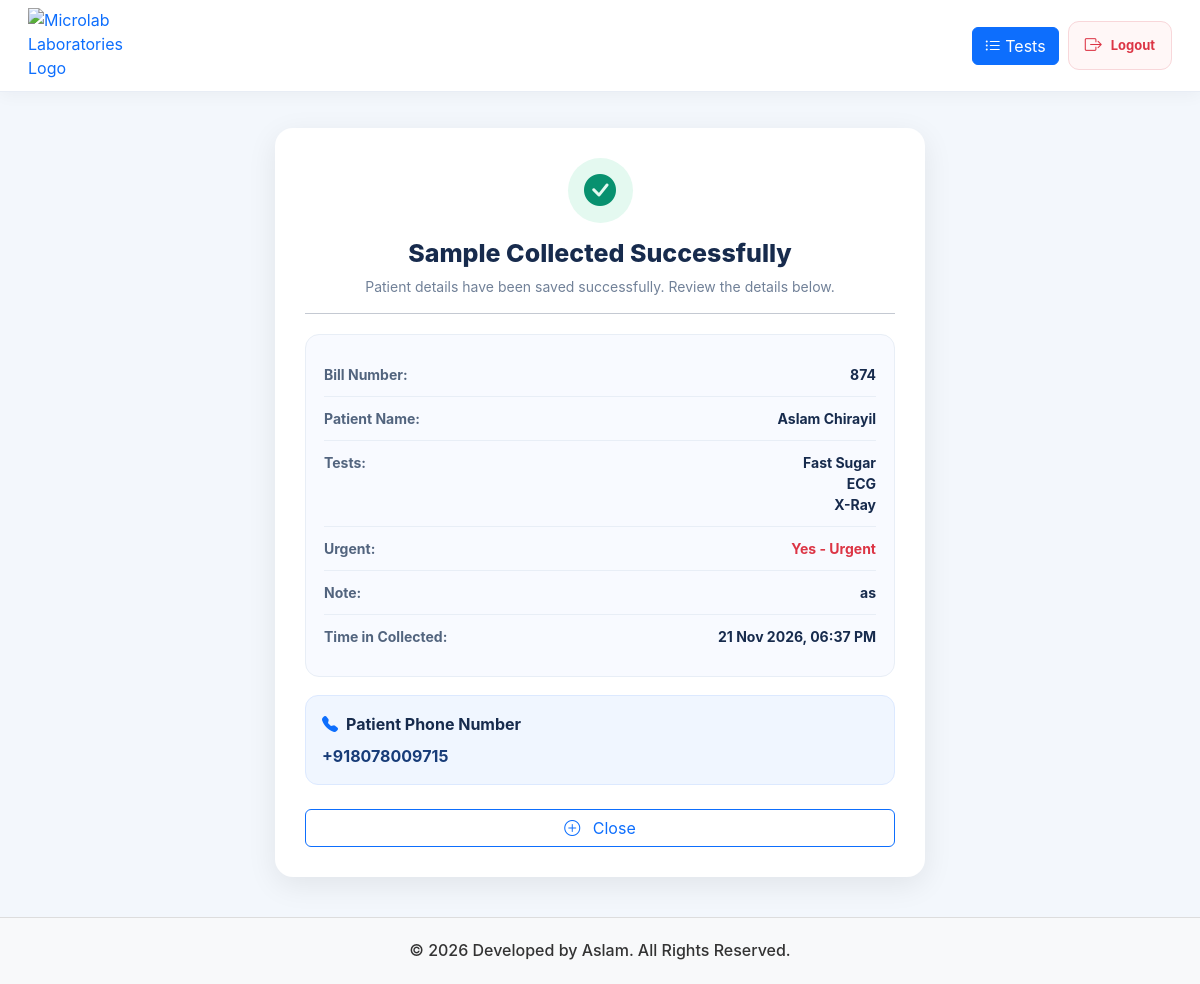
Page /bill-confirmation/1/ (signed in) on the committed database.
### time_app/models.py (models this page shows)
class Collection(models.Model):
    branch=models.ForeignKey(tbl_Branch, on_delete=models.CASCADE,null=True)
    patient_name = models.CharField(max_length=150)
    lab_number = models.CharField(max_length=50)
    phone = models.CharField(max_length=20, blank=True)
    purpose = models.TextField()
    urgent = models.BooleanField(default=False)
    note = models.CharField(max_length=150, blank=True)
    created_at = models.DateTimeField(auto_now_add=True)
    image = models.ImageField(upload_to="lab_bills/")
    ocr_text = models.TextField(blank=True)

### time_app/views.py (the view)
def bill_confirmation(request, bill_id):
    branch_id = request.session.get("bch")
    if not branch_id:
        return redirect("Login")
    branch = get_object_or_404(
        tbl_Branch,
        id=branch_id
    )
    bill = get_object_or_404(
        Collection,
        id=bill_id,
        branch=branch
    )
    status_url = request.build_absolute_uri(
        reverse(
            "patient-status",
            kwargs={
                "bill_id": bill.id
            }
        )
    )
    qr = qrcode.QRCode(
        version=1,
        error_correction=qrcode.constants.ERROR_CORRECT_M,
        box_size=8,
        border=3
    )
    qr.add_data(status_url)
    qr.make(fit=True)
    qr_image = qr.make_image(
        fill_color="black",
        back_color="white"
    )
    buffer = BytesIO()
    qr_image.save(
        buffer,
        format="PNG"
    )
    qr_code = base64.b64encode(
        buffer.getvalue()
    ).decode("utf-8")
    purpose_display = (
        bill.purpose.replace(",", "\n")
        if bill.purpose
        else "N/A"
    )
    return render(
        request,
        "bill_confirmation.html",
        {
            "bill": bill,
            "qr_code": qr_code,
            "status_url": status_url,
            "b": branch,
            "purpose_display": purpose_display,
        }
    )

### templates/bill_confirmation.html (shortened to what this page needs)
{% load static %}
<!DOCTYPE html>
<html lang="en">
<head>
    <link href="https://cdn.jsdelivr.net/npm/bootstrap@5.3.3/dist/css/bootstrap.min.css" rel="stylesheet">
    <link href="https://cdn.jsdelivr.net/npm/bootstrap-icons@1.11.3/font/bootstrap-icons.css" rel="stylesheet">
</head>
<body>
    {% include "navbar.html" %}
    <main class="page-content">
        <div class="container">
            <div class="confirmation-card">
                <div class="text-center">
                    <div class="success-icon">
                        <i class="bi bi-check-circle-fill"></i>
                    </div>
                    <h3 class="confirmation-title mb-2">
                        Sample Collected Successfully
                    </h3>
                    <p class="confirmation-subtitle">
                        Patient details have been saved successfully.
                        Review the details below.
                    </p>
                </div>
                <hr>
                <div class="bill-details">
                    <div class="bill-detail-row">
                        <strong>Bill Number:</strong>
                        <span>{{ bill.lab_number|default:"N/A" }}</span>
                    </div>
                    <div class="bill-detail-row">
                        <strong>Patient Name:</strong>
                        <span>{{ bill.patient_name|default:"N/A" }}</span>
                    </div>
                    <div class="bill-detail-row">
                        <strong>Tests:</strong>
                        <span style="white-space: pre-line;">{{ purpose_display }}</span>
                    </div>
                    <div class="bill-detail-row">
                        <strong>Urgent:</strong>
                        <span>
                            {% if bill.urgent %}
                                <span class="text-danger">Yes - Urgent</span>
                            {% else %}
                                <span class="text-success">No - Normal Priority</span>
                            {% endif %}
                        </span>
                    </div>
                    <div class="bill-detail-row">
                        <strong>Note:</strong>
                        <span>{{ bill.note|default:"N/A" }}</span>
                    </div>
                    <div class="bill-detail-row">
                        <strong>Time in Collected:</strong>
                        <span>{{ bill.created_at|date:"d M Y, h:i A" }}</span>
                    </div>
                </div>
                {% if bill.phone %}
                    <a href="tel:{{ bill.phone }}"
                       style="color:inherit;text-decoration:none;display:block;">
                        <div class="phone-section">
                            <div class="d-flex align-items-center gap-2 mb-2">
                                <i class="bi bi-telephone-fill text-primary"></i>
                                <strong>Patient Phone Number</strong>
                            </div>
                            <div class="phone-number">
                                {{ bill.phone }}
                            </div>
                        </div>
                    </a>
                {% endif %}
                <a href="{% url 'home' %}"
                   class="btn btn-outline-primary w-100 mt-4">
                    <i class="bi bi-plus-circle me-2"></i>
                   Close
                </a>
            </div>
        </div>
    </main>
    {% include "footer_1.html" %}
</body>
</html>

### templates/bill_confirmation.html (style rules this page uses)
:root { --primary: #1769e0; --primary-dark: #124bb0; --background: #f3f7fc; --text: #172b4d; --muted: #718198; --border: #e8eef6; }
* { box-sizing: border-box; }
html, body { width: 100%; min-height: 100%; margin: 0; overflow-x: hidden; }
body { min-height: 100vh; min-height: 100dvh; display: flex; flex-direction: column; background: var(--background); color: var(--text); font-family: Inter, "Segoe UI", Arial, sans-serif; }
.page-content { flex: 1 0 auto; width: 100%; }
.confirmation-card { width: 100%; max-width: 650px; margin: 40px auto; padding: 30px; background: #fff; border-radius: 18px; box-shadow: 0 8px 30px rgba(0,0,0,.08); }
.confirmation-title { color: var(--text); font-size: 25px; font-weight: 800; }
.confirmation-subtitle { color: var(--muted); font-size: 14px; }
.success-icon { width: 65px; height: 65px; display: flex; align-items: center; justify-content: center; margin: 0 auto 15px; border-radius: 50%; background: #e4f9f0; color: #08916f; font-size: 32px; }
.bill-details { margin-top: 20px; padding: 18px; background: #f8faff; border: 1px solid var(--border); border-radius: 14px; }
.bill-detail-row { display: flex; justify-content: space-between; align-items: flex-start; gap: 12px; padding: 11px 0; border-bottom: 1px solid var(--border); font-size: 14px; }
.bill-detail-row:last-child { border-bottom: 0; }
.bill-detail-row strong { flex-shrink: 0; color: #52647e; font-weight: 650; }
.bill-detail-row span { text-align: right; font-weight: 650; overflow-wrap: anywhere; }
.phone-section { margin-top: 18px; padding: 16px; background: #f0f6ff; border: 1px solid #dce9ff; border-radius: 13px; }
.phone-number { color: #173c78; font-size: 16px; font-weight: 750; overflow-wrap: anywhere; }

### templates/navbar.html (style rules this page uses)
:root { --nav-primary: #1769e0; --nav-primary-dark: #1254bd; --nav-text: #172033; --nav-muted: #64748b; --nav-border: #e8edf5; --nav-danger: #dc3545; --nav-bg: #ffffff; --nav-height: 88px; --nav-mobile-height: 70px; }
body { padding-top: var(--nav-height); }

### rows in the picture
Collection: lab_number "874", patient_name "Aslam Chirayil", note "as", created_at "21 Nov 2026, 06:37 PM", phone "+918078009715"

### other values in the picture
{{ purpose_display }} "Fast Sugar ECG X-Ray"
